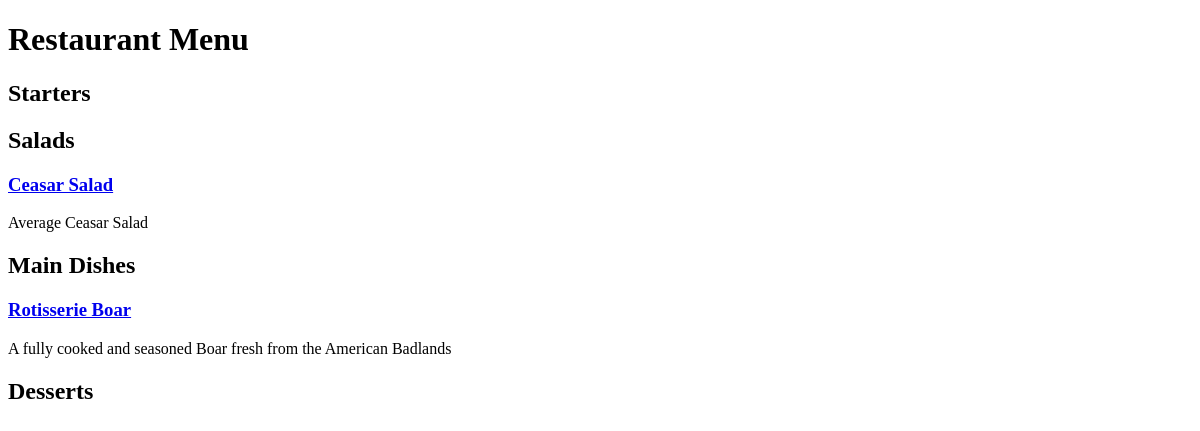
Before: / with the older database file.
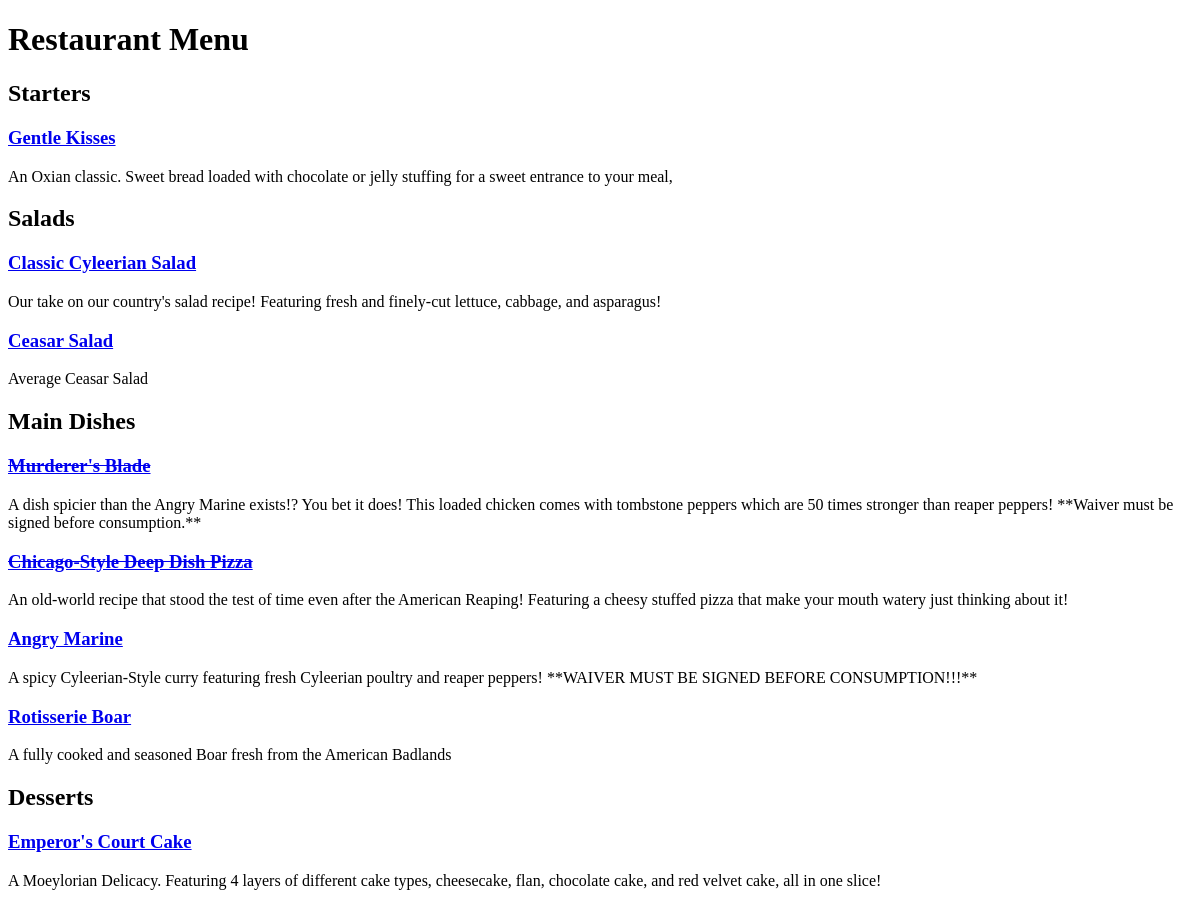
After: the same page with the newer database file.
### restaurant_menu/models.py (models this page shows, shortened)
class Item(models.Model):
    meal = models.CharField(max_length=1000, unique=True)
    description = models.CharField(max_length=2000)
    price = models.DecimalField(max_digits=10, decimal_places=2)
    meal_type = models.CharField(max_length=200, choices=MEAL_TYPE)
    author = models.ForeignKey(User, on_delete=models.CASCADE)
    status = models.IntegerField(choices=STATUS, default=0)
    date_created = models.DateTimeField(auto_now_add=True)
    date_updated = models.DateTimeField(auto_now=True)

### restaurant_menu/views.py (the view)
# urls.py: path('', views.MenuList.as_view(), name='home'),
class MenuList(generic.ListView):
    queryset = Item.objects.order_by("-date_created")
    template_name = "index.html"
    def get_context_data(self, **kwargs):
        context = super().get_context_data(**kwargs)
        context["meals"] = MEAL_TYPE # we get MEAL_TYPE from models.py
        return context

### templates/index.html (shortened to what this page needs)
<!DOCTYPE html>
<html lang="en">
    <head>
    </head>
    <body>
        <h1>Restaurant Menu</h1>
            {% for meal in meals %}
                <h2>{{ meal.1 }}</h2>
                    {% for row in item_list %}
                        {% if row.meal_type == meal.0 %}
                            {% if row.status == 0 %}
                                <a href="{% url 'menu_item' %}"><h3><del>{{ row.meal }}</del></h3></a>
                                <p>{{ row.description }}</p>
                            {% else %}
                            <a href="https://example.com"><h3>{{ row.meal }}</h3></a>
                                <p>{{ row.description }}</p>
                            {% endif %}
                        {% endif %}
                    {% endfor %}
            {% endfor %}
    </body>
</html>

Changed rows visible on the page:
added Item: meal "Gentle Kisses", description "An Oxian classic. Sweet bread loaded with chocolate or jelly stuffing for a sweet entrance to your meal,", shown under "Starters"
added Item: meal "Classic Cyleerian Salad", description "Our take on our country's salad recipe! Featuring fresh and finely-cut lettuce, cabbage, and asparagus!", shown under "Salads"
added Item: meal "Murderer's Blade", description "A dish spicier than the Angry Marine exists!? You bet it does! This loaded chicken comes with tombstone peppers which are 50 times stronger than reaper peppers! **Waiver must be signed before consumption.**", shown under "Main Dishes"
added Item: meal "Chicago-Style Deep Dish Pizza", description "An old-world recipe that stood the test of time even after the American Reaping! Featuring a cheesy stuffed pizza that make your mouth watery just thinking about it!", shown under "Main Dishes"
added Item: meal "Angry Marine", description "A spicy Cyleerian-Style curry featuring fresh Cyleerian poultry and reaper peppers! **WAIVER MUST BE SIGNED BEFORE CONSUMPTION!!!**", shown under "Main Dishes"
added Item: meal "Emperor's Court Cake", description "A Moeylorian Delicacy. Featuring 4 layers of different cake types, cheesecake, flan, chocolate cake, and red velvet cake, all in one slice!", shown under "Desserts"
